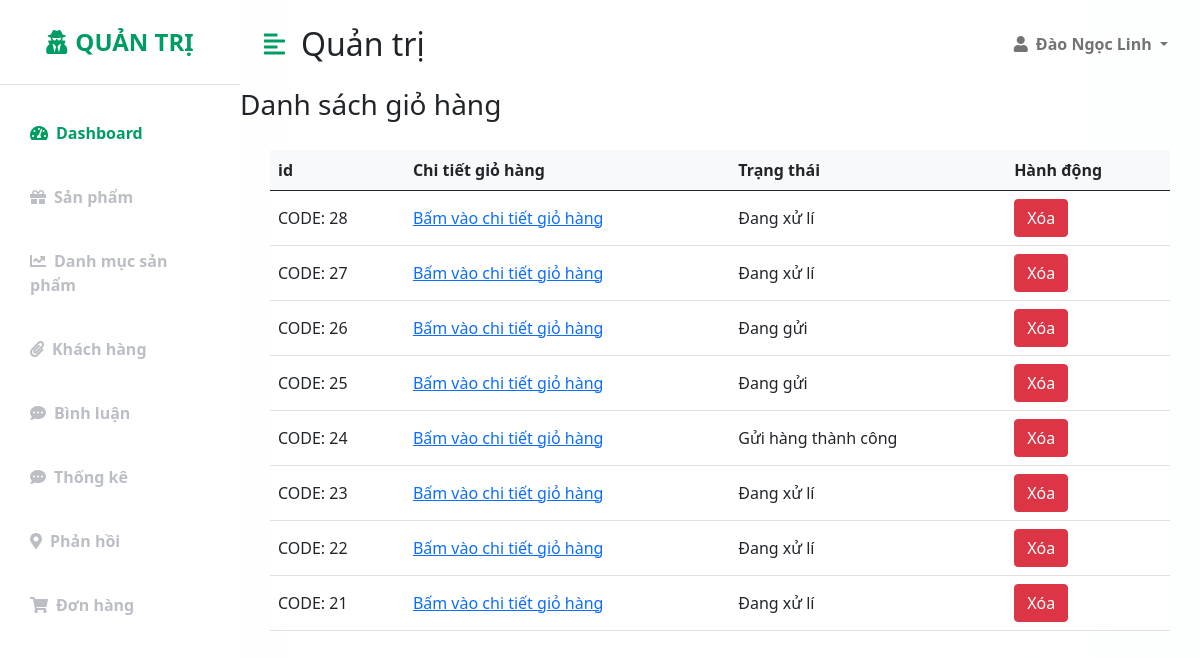
Screenshot of /admin/index.php?act=giohang with the database file from the repository.
### tables this page shows
CREATE TABLE `giohang` (
  `id` int(11) NOT NULL,
  `hovaten` varchar(255) NOT NULL,
  `sodienthoai` int(11) NOT NULL,
  `diachi` varchar(255) NOT NULL,
  `ghichu` text NOT NULL,
  `tonggia` int(11) NOT NULL,
  `trangthai` varchar(255) NOT NULL DEFAULT 'Đang xử lí'
);

### model/pdo.php (called while the page is built, shortened)
<?php
function pdo_get_connection()
{
    $dburl = "mysql:host=localhost;dbname=duanmau;charset=utf8";
    $username = 'root';
    $password = '';
    $conn = new PDO($dburl, $username, $password);
    $conn->setAttribute(PDO::ATTR_ERRMODE, PDO::ERRMODE_EXCEPTION);
    return $conn;
}
function pdo_query($sql)
{
    $sql_args = array_slice(func_get_args(), 1);
    try {
        $conn = pdo_get_connection();
        $stmt = $conn->prepare($sql);
        $stmt->execute($sql_args);
        $rows = $stmt->fetchAll();
        return $rows;
    } catch (PDOException $e) {
        throw $e;
    } finally {
        unset($conn);
    }
}

### model/giohang.php (called while the page is built, shortened)
<?php
function showCart() {
  $sql = "SELECT * FROM giohang  order by id desc";
  return pdo_query($sql);
}

### admin/giohang/list.php (the view, shortened to what this page needs)
<h3>Danh sách giỏ hàng</h3>
<div style="padding-top: 20px; margin: 0 30px 0 30px;">
    <table class="table align-middle mb-0 bg-white">
        <thead class="bg-light">
            <tr>
                <th>id</th>
                <th>Chi tiết giỏ hàng</th>
                <th>Trạng thái</th>
                <th>Hành động</th>
            </tr>
        </thead>
        <tbody>
            <?php
             $listCart = showCart();
            foreach ($listCart as $tk) {
                extract($tk);
                $xoacart = "index.php?act=remove_cart&id=" . $id;
           echo '
           <tr>
           <td>
               <div class="d-flex align-items-center">
               CODE: '.$tk['id'].'
               </div>
           </td>
           <td>
               <div class="d-flex align-items-center">
                   <a href="?act=chitiet_giohang&id='.$tk["id"].'">Bấm vào chi tiết giỏ hàng</a>
               </div>
           </td>
           <td>
           <div class="d-flex align-items-center">
           '.$tk['trangthai'].'
           </div>
       </td>
           <td>
               <a href="'.$xoacart.'"><button class="btn btn-danger">
                       Xóa
                   </button></a>
           </td>
       </tr>';
            }
            ?>
        </tbody>
    </table>
</div>
</div>
</div>

### public/css/adminCss/style.css (style rules this page uses)
:root { --main-bg-color: #f3f3f3; --main-text-color: #009d63; --second-text-color: #bbbec5; --second-bg-color: #c1efde; }

### rows the page displays
giohang: id "28", trangthai "Đang xử lí"
giohang: id "27", trangthai "Đang xử lí"
giohang: id "26", trangthai "Đang gửi"
giohang: id "25", trangthai "Đang gửi"
giohang: id "24", trangthai "Gửi hàng thành công"
giohang: id "23", trangthai "Đang xử lí"
giohang: id "22", trangthai "Đang xử lí"
giohang: id "21", trangthai "Đang xử lí"
